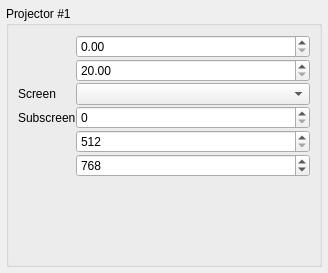
<?xml version="1.0" encoding="UTF-8"?>
<ui version="4.0">
 <class>omni::ui::ProjectorSetupWidget</class>
 <widget class="QWidget" name="omni::ui::ProjectorSetupWidget">
  <property name="geometry">
   <rect>
    <x>0</x>
    <y>0</y>
    <width>328</width>
    <height>273</height>
   </rect>
  </property>
  <property name="sizePolicy">
   <sizepolicy hsizetype="Maximum" vsizetype="Minimum">
    <horstretch>0</horstretch>
    <verstretch>0</verstretch>
   </sizepolicy>
  </property>
  <property name="windowTitle">
   <string>Form</string>
  </property>
  <layout class="QVBoxLayout" name="verticalLayout">
   <property name="spacing">
    <number>2</number>
   </property>
   <property name="margin">
    <number>6</number>
   </property>
   <item>
    <widget class="omni::ui::ProjectorGroupBox" name="groupBox">
     <property name="title">
      <string>Projector #1</string>
     </property>
     <layout class="QVBoxLayout" name="verticalLayout_2">
      <property name="spacing">
       <number>6</number>
      </property>
      <property name="margin">
       <number>9</number>
      </property>
      <item>
       <widget class="QFrame" name="frameSettings">
        <property name="sizePolicy">
         <sizepolicy hsizetype="Minimum" vsizetype="Minimum">
          <horstretch>0</horstretch>
          <verstretch>0</verstretch>
         </sizepolicy>
        </property>
        <layout class="QFormLayout" name="formLayout">
         <property name="fieldGrowthPolicy">
          <enum>QFormLayout::AllNonFixedFieldsGrow</enum>
         </property>
         <property name="rowWrapPolicy">
          <enum>QFormLayout::WrapLongRows</enum>
         </property>
         <property name="formAlignment">
          <set>Qt::AlignLeading|Qt::AlignLeft|Qt::AlignTop</set>
         </property>
         <property name="horizontalSpacing">
          <number>0</number>
         </property>
         <property name="verticalSpacing">
          <number>1</number>
         </property>
         <property name="margin">
          <number>0</number>
         </property>
         <item row="8" column="0">
          <widget class="QLabel" name="lbLens">
           <property name="toolTip">
            <string>Throwratio</string>
           </property>
           <property name="text">
            <string/>
           </property>
           <property name="pixmap">
            <pixmap>:/buttons/rc/buttons/Projector_Throw_small.svg</pixmap>
           </property>
          </widget>
         </item>
         <item row="8" column="1">
          <widget class="QDoubleSpinBox" name="boxThrowRatio">
           <property name="singleStep">
            <double>0.100000000000000</double>
           </property>
          </widget>
         </item>
         <item row="9" column="0">
          <widget class="QLabel" name="lbFOV">
           <property name="toolTip">
            <string>Field of view</string>
           </property>
           <property name="text">
            <string/>
           </property>
           <property name="pixmap">
            <pixmap>:/buttons/rc/buttons/Projector_FOV_small.svg</pixmap>
           </property>
           <property name="scaledContents">
            <bool>false</bool>
           </property>
           <property name="alignment">
            <set>Qt::AlignLeading|Qt::AlignLeft|Qt::AlignTop</set>
           </property>
           <property name="wordWrap">
            <bool>false</bool>
           </property>
          </widget>
         </item>
         <item row="9" column="1">
          <widget class="QDoubleSpinBox" name="boxFOV">
           <property name="minimum">
            <double>20.000000000000000</double>
           </property>
           <property name="maximum">
            <double>160.000000000000000</double>
           </property>
          </widget>
         </item>
         <item row="10" column="0">
          <widget class="QLabel" name="lbScreen">
           <property name="text">
            <string>Screen</string>
           </property>
          </widget>
         </item>
         <item row="10" column="1">
          <widget class="QComboBox" name="cbScreen"/>
         </item>
         <item row="11" column="0">
          <widget class="QLabel" name="lbSubScreen">
           <property name="text">
            <string>Subscreen</string>
           </property>
          </widget>
         </item>
         <item row="11" column="1">
          <widget class="QSpinBox" name="boxSubScreen"/>
         </item>
         <item row="12" column="0">
          <widget class="QLabel" name="lbWidth">
           <property name="toolTip">
            <string>Screen width</string>
           </property>
           <property name="text">
            <string/>
           </property>
           <property name="pixmap">
            <pixmap>:/buttons/rc/buttons/Screen_Width_small.svg</pixmap>
           </property>
          </widget>
         </item>
         <item row="12" column="1">
          <widget class="QSpinBox" name="boxWidth">
           <property name="minimum">
            <number>512</number>
           </property>
           <property name="maximum">
            <number>2048</number>
           </property>
           <property name="singleStep">
            <number>32</number>
           </property>
          </widget>
         </item>
         <item row="13" column="0">
          <widget class="QLabel" name="lbHeight">
           <property name="toolTip">
            <string>Screen height</string>
           </property>
           <property name="text">
            <string/>
           </property>
           <property name="pixmap">
            <pixmap>:/buttons/rc/buttons/Screen_Height_small.svg</pixmap>
           </property>
          </widget>
         </item>
         <item row="13" column="1">
          <widget class="QSpinBox" name="boxHeight">
           <property name="minimum">
            <number>256</number>
           </property>
           <property name="maximum">
            <number>2048</number>
           </property>
           <property name="singleStep">
            <number>16</number>
           </property>
           <property name="value">
            <number>768</number>
           </property>
          </widget>
         </item>
        </layout>
       </widget>
      </item>
     </layout>
    </widget>
   </item>
  </layout>
 </widget>
 <customwidgets>
  <customwidget>
   <class>omni::ui::ProjectorGroupBox</class>
   <extends>QGroupBox</extends>
   <header>omni/ui/ProjectorGroupBox.h</header>
   <container>1</container>
  </customwidget>
 </customwidgets>
 <resources>
  <include location="../rc/ODM.qrc"/>
  <include location="../rc/style.qrc"/>
  <include location="style.qrc"/>
 </resources>
 <connections>
  <connection>
   <sender>groupBox</sender>
   <signal>toggled(bool)</signal>
   <receiver>omni::ui::ProjectorSetupWidget</receiver>
   <slot>toggleSettings(bool)</slot>
   <hints>
    <hint type="sourcelabel">
     <x>129</x>
     <y>127</y>
    </hint>
    <hint type="destinationlabel">
     <x>120</x>
     <y>134</y>
    </hint>
   </hints>
  </connection>
  <connection>
   <sender>boxFOV</sender>
   <signal>valueChanged(double)</signal>
   <receiver>omni::ui::ProjectorSetupWidget</receiver>
   <slot>fovChanged(double)</slot>
   <hints>
    <hint type="sourcelabel">
     <x>174</x>
     <y>71</y>
    </hint>
    <hint type="destinationlabel">
     <x>129</x>
     <y>77</y>
    </hint>
   </hints>
  </connection>
  <connection>
   <sender>boxThrowRatio</sender>
   <signal>valueChanged(double)</signal>
   <receiver>omni::ui::ProjectorSetupWidget</receiver>
   <slot>throwRatioChanged(double)</slot>
   <hints>
    <hint type="sourcelabel">
     <x>174</x>
     <y>44</y>
    </hint>
    <hint type="destinationlabel">
     <x>129</x>
     <y>77</y>
    </hint>
   </hints>
  </connection>
  <connection>
   <sender>cbScreen</sender>
   <signal>currentIndexChanged(int)</signal>
   <receiver>omni::ui::ProjectorSetupWidget</receiver>
   <slot>screenChanged(int)</slot>
   <hints>
    <hint type="sourcelabel">
     <x>174</x>
     <y>98</y>
    </hint>
    <hint type="destinationlabel">
     <x>129</x>
     <y>77</y>
    </hint>
   </hints>
  </connection>
  <connection>
   <sender>boxSubScreen</sender>
   <signal>valueChanged(int)</signal>
   <receiver>omni::ui::ProjectorSetupWidget</receiver>
   <slot>subScreenChanged(int)</slot>
   <hints>
    <hint type="sourcelabel">
     <x>174</x>
     <y>125</y>
    </hint>
    <hint type="destinationlabel">
     <x>129</x>
     <y>77</y>
    </hint>
   </hints>
  </connection>
  <connection>
   <sender>boxWidth</sender>
   <signal>editingFinished()</signal>
   <receiver>omni::ui::ProjectorSetupWidget</receiver>
   <slot>resolutionChanged()</slot>
   <hints>
    <hint type="sourcelabel">
     <x>174</x>
     <y>152</y>
    </hint>
    <hint type="destinationlabel">
     <x>129</x>
     <y>104</y>
    </hint>
   </hints>
  </connection>
  <connection>
   <sender>boxHeight</sender>
   <signal>editingFinished()</signal>
   <receiver>omni::ui::ProjectorSetupWidget</receiver>
   <slot>resolutionChanged()</slot>
   <hints>
    <hint type="sourcelabel">
     <x>174</x>
     <y>179</y>
    </hint>
    <hint type="destinationlabel">
     <x>129</x>
     <y>104</y>
    </hint>
   </hints>
  </connection>
 </connections>
 <slots>
  <slot>toggleSettings(bool)</slot>
  <slot>toggleScreenSettings(bool)</slot>
  <slot>fovChanged(double)</slot>
  <slot>throwRatioChanged(double)</slot>
  <slot>screenChanged(int)</slot>
  <slot>subScreenChanged(int)</slot>
  <slot>resolutionChanged()</slot>
 </slots>
</ui>
